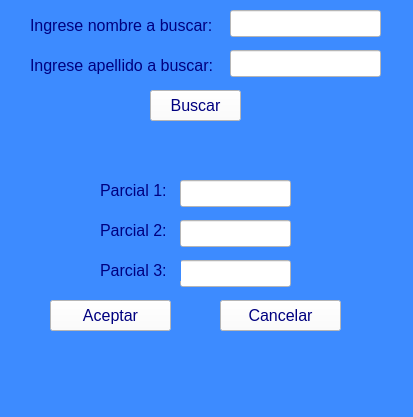
<?xml version="1.0" encoding="UTF-8"?>
<ui version="4.0">
 <class>Form</class>
 <widget class="QWidget" name="Form">
  <property name="geometry">
   <rect>
    <x>0</x>
    <y>0</y>
    <width>413</width>
    <height>417</height>
   </rect>
  </property>
  <property name="windowTitle">
   <string>Form</string>
  </property>
  <property name="styleSheet">
   <string notr="true">background-color: rgb(61, 139, 255);</string>
  </property>
  <widget class="QLineEdit" name="lblp3">
   <property name="geometry">
    <rect>
     <x>180</x>
     <y>260</y>
     <width>111</width>
     <height>27</height>
    </rect>
   </property>
   <property name="font">
    <font>
     <pointsize>12</pointsize>
    </font>
   </property>
   <property name="styleSheet">
    <string notr="true">background-color: rgb(255, 255, 255);</string>
   </property>
  </widget>
  <widget class="QLineEdit" name="txtNombre">
   <property name="geometry">
    <rect>
     <x>230</x>
     <y>10</y>
     <width>151</width>
     <height>27</height>
    </rect>
   </property>
   <property name="font">
    <font>
     <pointsize>12</pointsize>
    </font>
   </property>
   <property name="styleSheet">
    <string notr="true">background-color: rgb(255, 255, 255);</string>
   </property>
  </widget>
  <widget class="QLabel" name="text2">
   <property name="geometry">
    <rect>
     <x>100</x>
     <y>180</y>
     <width>81</width>
     <height>21</height>
    </rect>
   </property>
   <property name="font">
    <font>
     <pointsize>12</pointsize>
    </font>
   </property>
   <property name="styleSheet">
    <string notr="true">color: rgb(0, 0, 127);</string>
   </property>
   <property name="text">
    <string>Parcial 1:</string>
   </property>
  </widget>
  <widget class="QPushButton" name="btnCancelar">
   <property name="geometry">
    <rect>
     <x>220</x>
     <y>300</y>
     <width>121</width>
     <height>31</height>
    </rect>
   </property>
   <property name="font">
    <font>
     <pointsize>12</pointsize>
    </font>
   </property>
   <property name="styleSheet">
    <string notr="true">color: rgb(0, 0, 127);
background-color: rgb(255,255,255);
</string>
   </property>
   <property name="text">
    <string>Cancelar</string>
   </property>
  </widget>
  <widget class="QPushButton" name="btnBuscar">
   <property name="geometry">
    <rect>
     <x>150</x>
     <y>90</y>
     <width>91</width>
     <height>31</height>
    </rect>
   </property>
   <property name="font">
    <font>
     <pointsize>12</pointsize>
    </font>
   </property>
   <property name="styleSheet">
    <string notr="true">color: rgb(0, 0, 127);
background-color: rgb(255, 255, 255);
</string>
   </property>
   <property name="text">
    <string>Buscar</string>
   </property>
  </widget>
  <widget class="QLineEdit" name="lblp1">
   <property name="geometry">
    <rect>
     <x>180</x>
     <y>180</y>
     <width>111</width>
     <height>27</height>
    </rect>
   </property>
   <property name="font">
    <font>
     <pointsize>12</pointsize>
    </font>
   </property>
   <property name="styleSheet">
    <string notr="true">background-color: rgb(255, 255, 255);</string>
   </property>
  </widget>
  <widget class="QPushButton" name="btnAceptar">
   <property name="geometry">
    <rect>
     <x>50</x>
     <y>300</y>
     <width>121</width>
     <height>31</height>
    </rect>
   </property>
   <property name="font">
    <font>
     <pointsize>12</pointsize>
    </font>
   </property>
   <property name="styleSheet">
    <string notr="true">color: rgb(0, 0, 127);
background-color: rgb(255, 255, 255);
</string>
   </property>
   <property name="text">
    <string>Aceptar</string>
   </property>
  </widget>
  <widget class="QLabel" name="text2_3">
   <property name="geometry">
    <rect>
     <x>100</x>
     <y>220</y>
     <width>81</width>
     <height>21</height>
    </rect>
   </property>
   <property name="font">
    <font>
     <pointsize>12</pointsize>
    </font>
   </property>
   <property name="styleSheet">
    <string notr="true">color: rgb(0, 0, 127);</string>
   </property>
   <property name="text">
    <string>Parcial 2:</string>
   </property>
  </widget>
  <widget class="QLabel" name="text2_4">
   <property name="geometry">
    <rect>
     <x>100</x>
     <y>260</y>
     <width>81</width>
     <height>21</height>
    </rect>
   </property>
   <property name="font">
    <font>
     <pointsize>12</pointsize>
    </font>
   </property>
   <property name="styleSheet">
    <string notr="true">color: rgb(0, 0, 127);</string>
   </property>
   <property name="text">
    <string>Parcial 3:</string>
   </property>
  </widget>
  <widget class="QLabel" name="text1">
   <property name="geometry">
    <rect>
     <x>30</x>
     <y>10</y>
     <width>191</width>
     <height>31</height>
    </rect>
   </property>
   <property name="font">
    <font>
     <pointsize>12</pointsize>
    </font>
   </property>
   <property name="styleSheet">
    <string notr="true">color: rgb(0, 0, 127);</string>
   </property>
   <property name="text">
    <string>Ingrese nombre a buscar:</string>
   </property>
  </widget>
  <widget class="QLabel" name="txtResultado">
   <property name="geometry">
    <rect>
     <x>80</x>
     <y>140</y>
     <width>251</width>
     <height>21</height>
    </rect>
   </property>
   <property name="font">
    <font>
     <pointsize>12</pointsize>
    </font>
   </property>
   <property name="styleSheet">
    <string notr="true">color: rgb(0, 0, 0);</string>
   </property>
   <property name="text">
    <string/>
   </property>
  </widget>
  <widget class="QLineEdit" name="lblp2">
   <property name="geometry">
    <rect>
     <x>180</x>
     <y>220</y>
     <width>111</width>
     <height>27</height>
    </rect>
   </property>
   <property name="font">
    <font>
     <pointsize>12</pointsize>
    </font>
   </property>
   <property name="styleSheet">
    <string notr="true">background-color: rgb(255, 255, 255);</string>
   </property>
  </widget>
  <widget class="QLabel" name="text1_2">
   <property name="geometry">
    <rect>
     <x>30</x>
     <y>50</y>
     <width>191</width>
     <height>31</height>
    </rect>
   </property>
   <property name="font">
    <font>
     <pointsize>12</pointsize>
    </font>
   </property>
   <property name="styleSheet">
    <string notr="true">color: rgb(0, 0, 127);</string>
   </property>
   <property name="text">
    <string>Ingrese apellido a buscar:</string>
   </property>
  </widget>
  <widget class="QLineEdit" name="txtApat">
   <property name="geometry">
    <rect>
     <x>230</x>
     <y>50</y>
     <width>151</width>
     <height>27</height>
    </rect>
   </property>
   <property name="font">
    <font>
     <pointsize>12</pointsize>
    </font>
   </property>
   <property name="styleSheet">
    <string notr="true">background-color: rgb(255, 255, 255);</string>
   </property>
  </widget>
  <widget class="QLabel" name="txtMsg">
   <property name="geometry">
    <rect>
     <x>80</x>
     <y>360</y>
     <width>251</width>
     <height>21</height>
    </rect>
   </property>
   <property name="font">
    <font>
     <pointsize>12</pointsize>
    </font>
   </property>
   <property name="styleSheet">
    <string notr="true">color: rgb(0, 0, 0);</string>
   </property>
   <property name="text">
    <string/>
   </property>
  </widget>
 </widget>
 <resources/>
 <connections/>
</ui>
